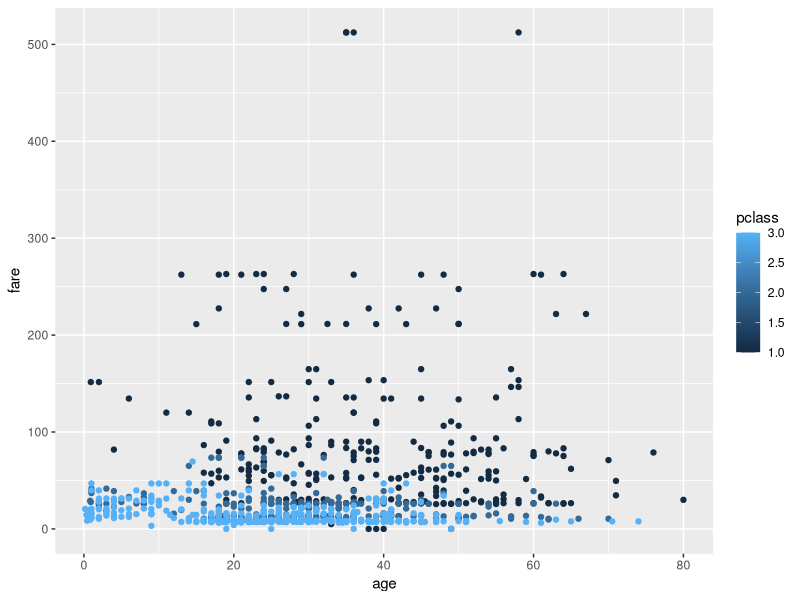
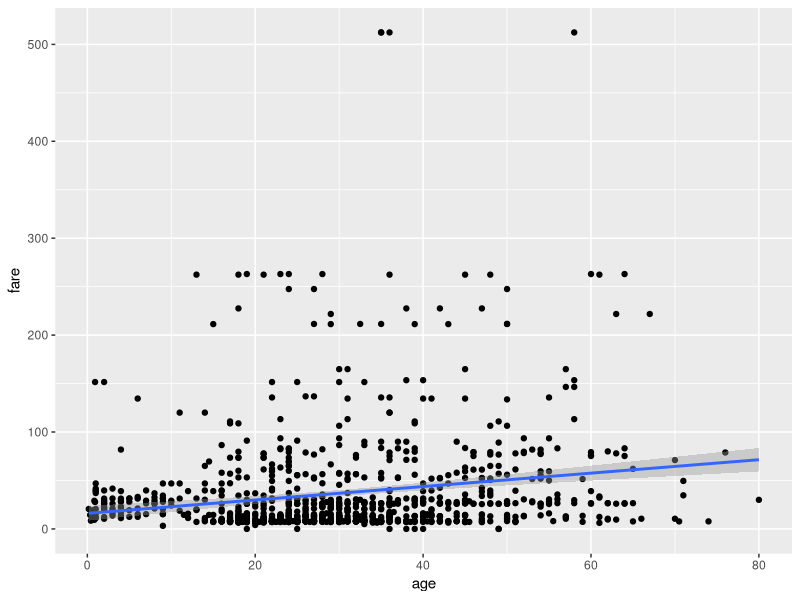
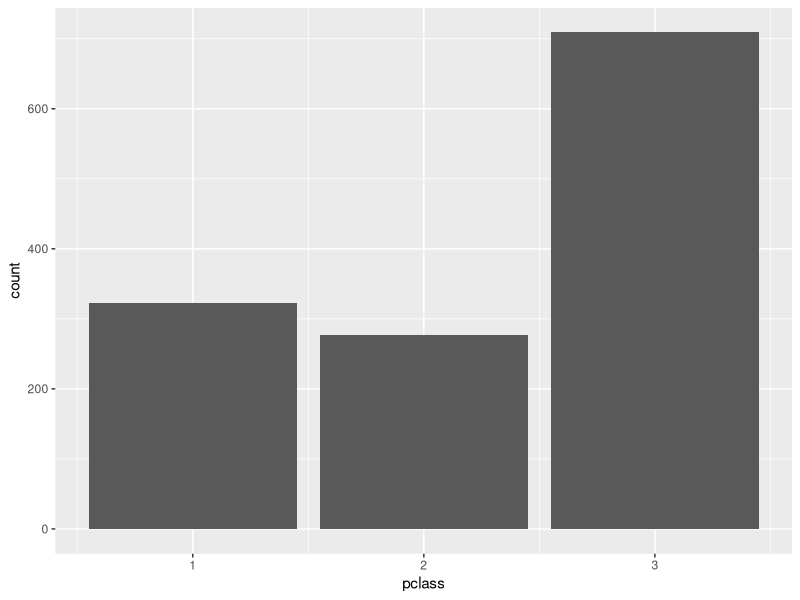
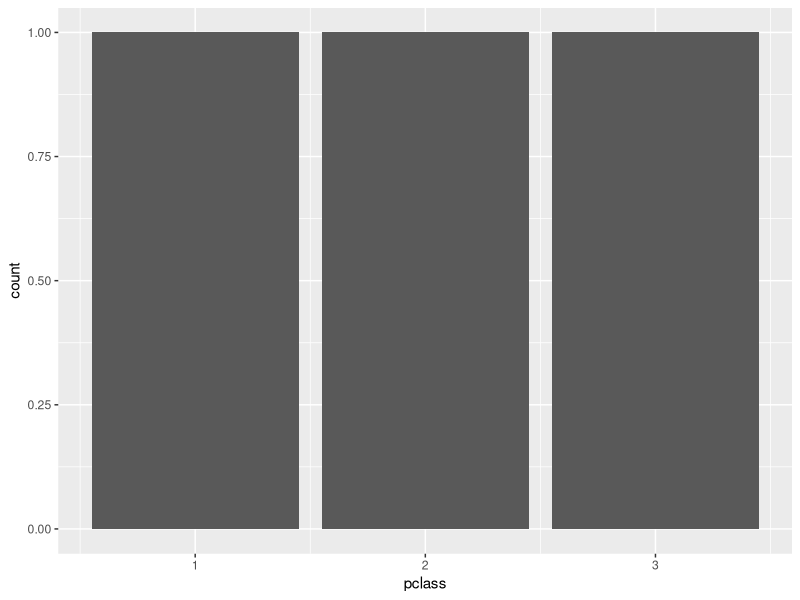
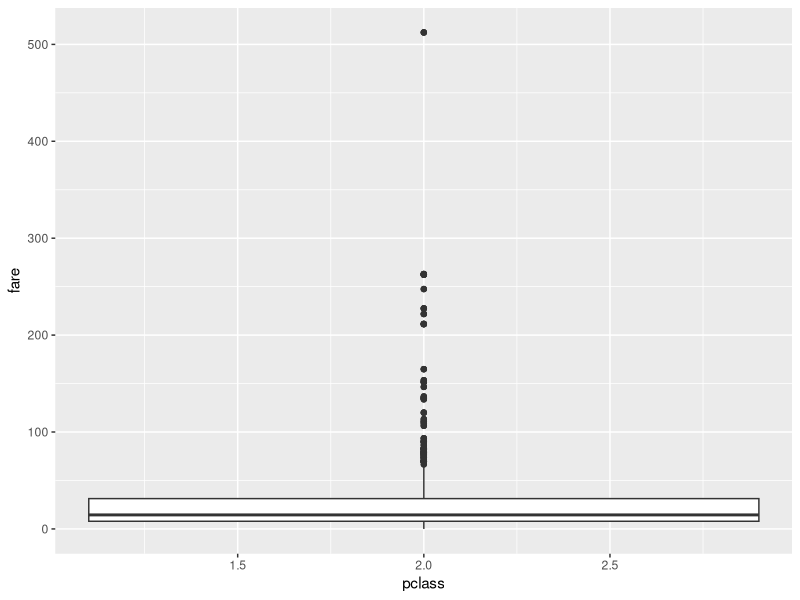
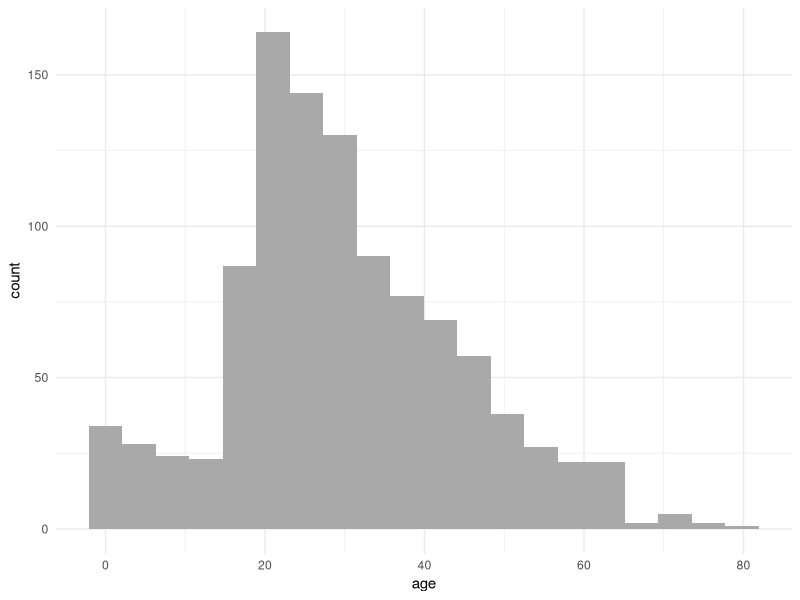
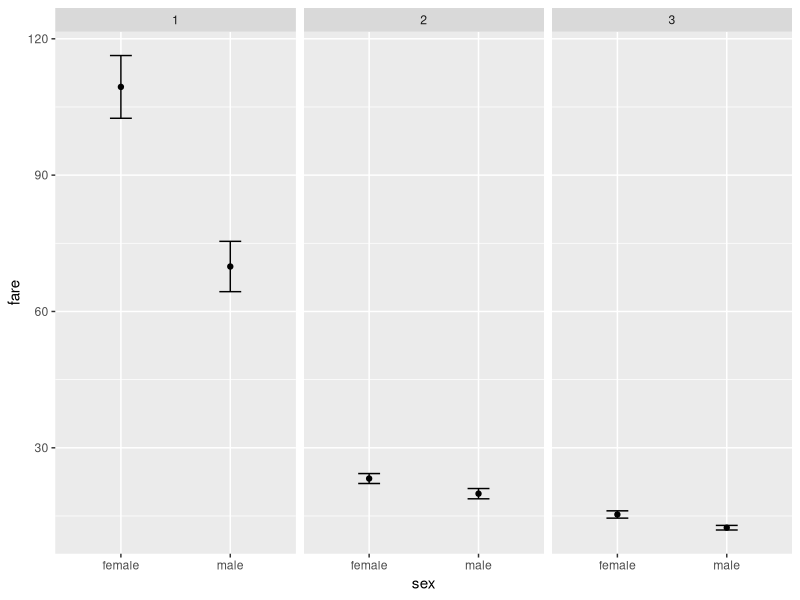
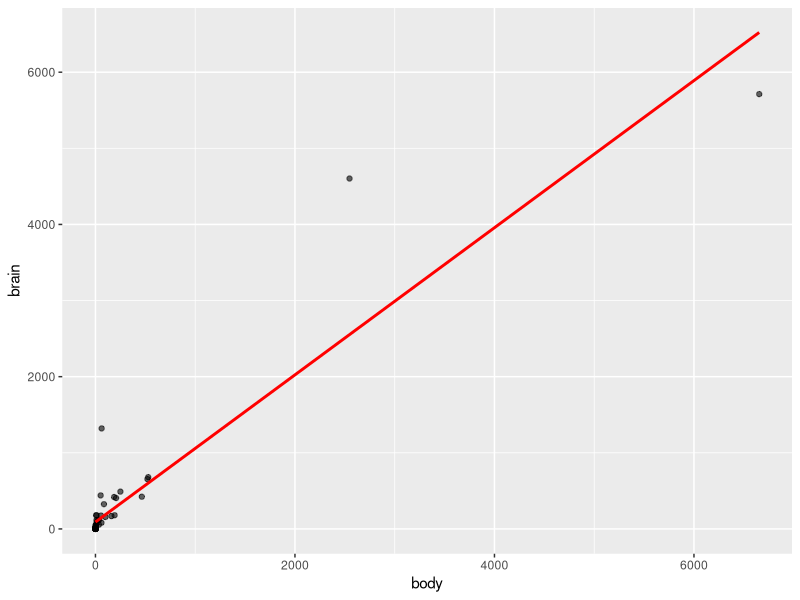

The R source for these figures, in order:
## ---- chunk 1
knitr::opts_chunk$set(echo = TRUE, warning = FALSE, message = FALSE, eval = FALSE, cache = FALSE, fig.align = 'center')
## ---- chunk 2
# laden von ggplot2
library(ggplot2)

# Wir können ggplot2 auch mit dem tidyverse Paket laden
# In dem Fall werden weitere Pakete des wie z.B. dplyr geladen
library(tidyverse)

## ---- chunk 3
# laden der Titanic Daten
titanic <- read_csv("data/titanic.csv")

# Anzeigen der ersten 6 Zeilen des Datensatzes
head(titanic)

ggplot(data = titanic, 
       mapping = aes(x = age, y = fare, col = pclass)) + 
  geom_point() 

## ---- chunk 4
ggplot(data = titanic,
       mapping = aes(x = age, y = fare)
       ) +
  geom_point() +
  geom_smooth(method = "lm")
## ---- chunk 5

ggplot(data = titanic, 
       mapping = aes(x = pclass, fill = survived)) +
  geom_bar()

## ---- chunk 6
ggplot(data = titanic, 
       mapping = aes(x = pclass, fill = survived)) +
  geom_bar(position = "fill")

## ---- chunk 7

ggplot(data = titanic, 
       mapping = aes(x = pclass, y = fare)) +
  geom_boxplot() 

## ---- chunk 8

ggplot(data = titanic,
       mapping = aes(x = age)) +
  geom_histogram(bins = 20, fill = "darkgrey") +
  theme_minimal()

## ---- chunk 9
ggplot(data = titanic,
       mapping = aes(x = sex, y = fare)) +
  stat_summary(fun.data = "mean_se", geom = "errorbar", width = .2)  +
  stat_summary(fun.y = "mean", geom = "point")  +
  facet_grid(~pclass)
  
## ---- chunk 10
MASS::mammals %>% 
  ggplot(aes(x = body, y = brain)) +
  geom_point(alpha = 0.6) +
  stat_smooth(method = "lm", col = "red", se = FALSE)
## ---- chunk 11
library(scales)

MASS::mammals %>% 
  ggplot(aes(x = body, y = brain)) +
  geom_point(alpha = .6) +
  geom_smooth(method = "lm", se = FALSE, col = "red") +
  scale_x_log10(expression("Body weight (log"["10"]*"(Kg))"),
                breaks = trans_breaks("log10", function(x) 10^x),
                labels = trans_format("log10", math_format(10^.x))) +
  scale_y_log10(expression("Brain weight (log"["10"]*"(g))"),
                breaks = trans_breaks("log10", function(x) 10^x),
                labels = trans_format("log10", math_format(10^.x))) +
  annotation_logticks() +
  theme_classic() +
  coord_fixed(xlim = c(1e-3, 1e4), ylim = c(1e-1, 1e4)) +
  theme(text = element_text(family = "Times"))

